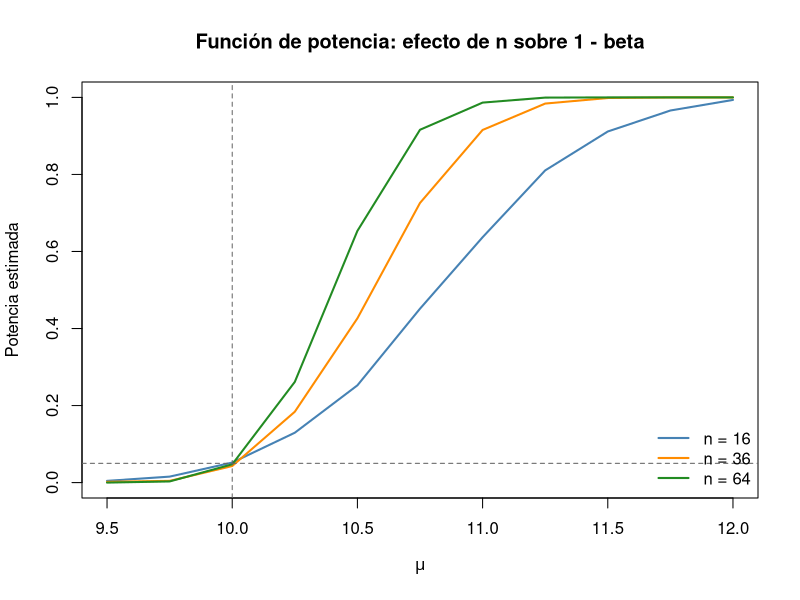
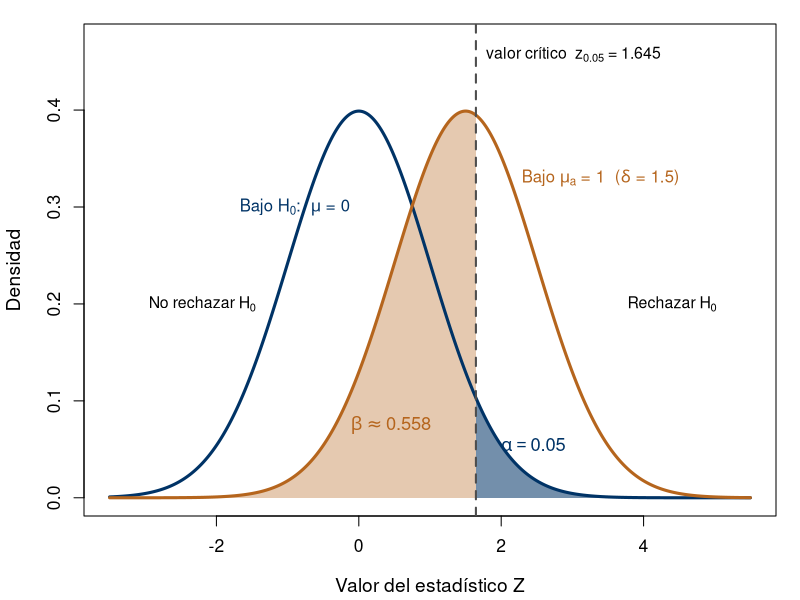
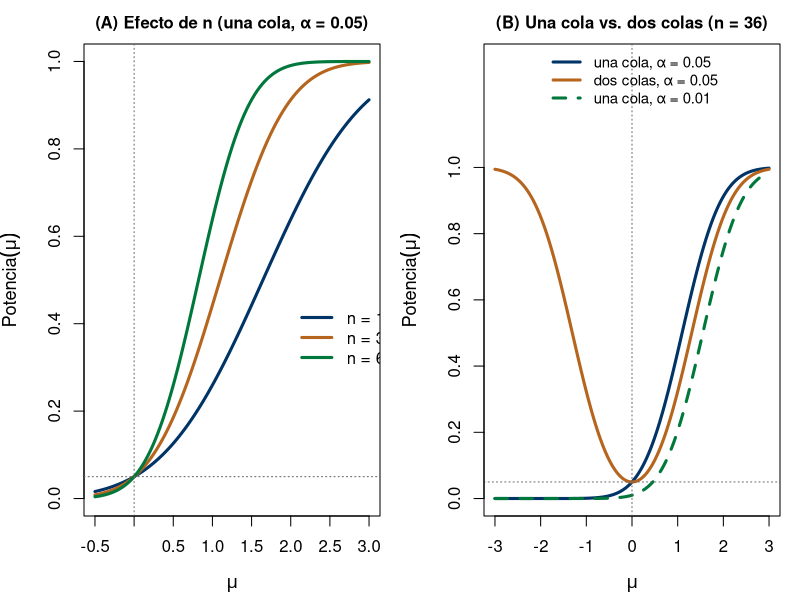
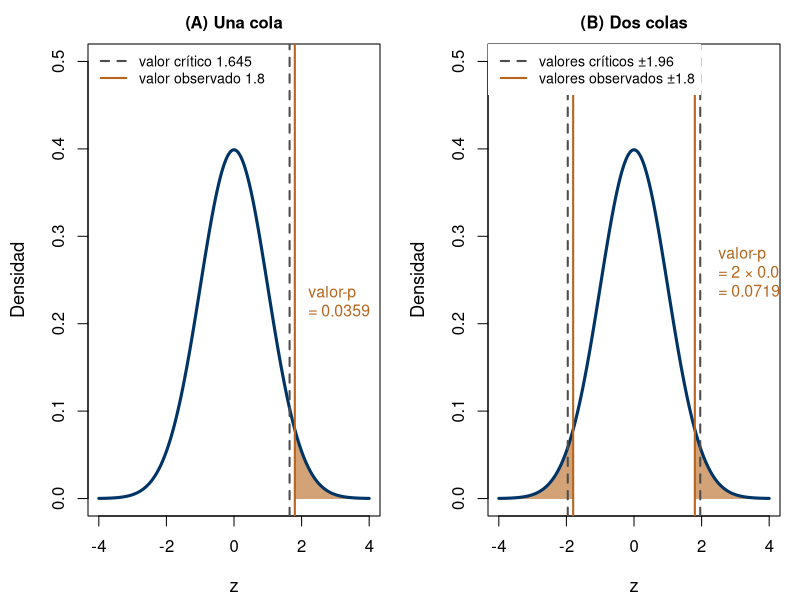
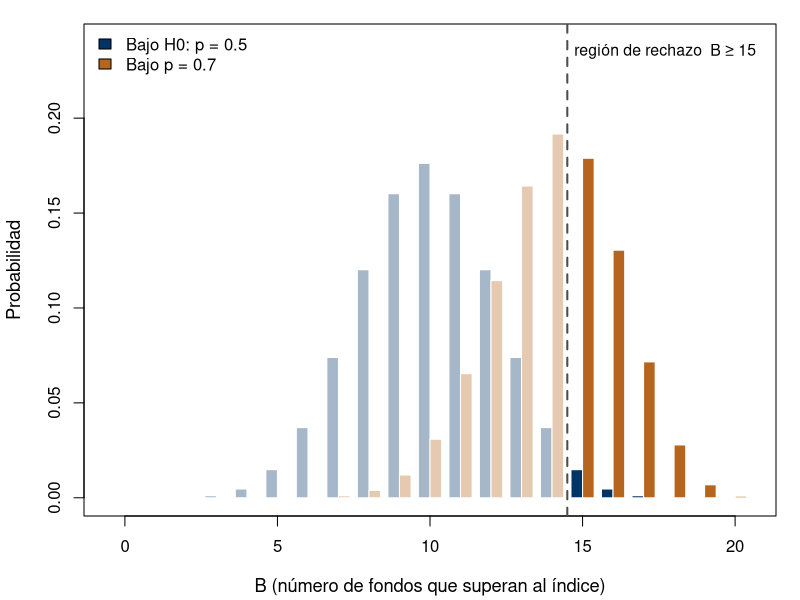

Write the R code that produced these figures, in order.
# ==============================================================
# Capítulo 6 - Pruebas de Hipótesis Paramétricas
# Inferencia Estadística, EST-11102, ITAM
# ==============================================================

# --------------------------------------------------------------
# 1. Prueba para la media: muestra grande (Z) y población normal
#    con varianza desconocida (t), verificada contra t.test()
#    (Secciones 6.8.1 y 6.10.2)
# --------------------------------------------------------------

# --- Muestra grande: rendimiento medio de un fondo (Ejemplo 6.x) ---
n_fondo    <- 64
xbar_fondo <- 0.011
s_fondo    <- 0.040
mu0        <- 0

z_obs <- sqrt(n_fondo) * (xbar_fondo - mu0) / s_fondo
valor_p_dos_colas <- 2 * (1 - pnorm(abs(z_obs)))
cat("Prueba Z para la media (muestra grande):\n")
cat("  z_obs =", round(z_obs, 3), "  valor-p =", round(valor_p_dos_colas, 4), "\n\n")

# --- Población normal, varianza desconocida: rendimiento de una acción ---
# Construimos una muestra simulada cuya media y desviación estándar
# muestrales coinciden EXACTAMENTE con las del Ejemplo 6.10.2 del libro
# (xbar = 1.8%, s = 3.2%), reescalando un vector normal estándar, para
# poder verificar el cálculo "a mano" contra t.test() con esos mismos
# números.
set.seed(301)
n_accion <- 16
xbar_objetivo <- 0.018
s_objetivo    <- 0.032
z_aux <- rnorm(n_accion)
rend  <- (z_aux - mean(z_aux)) / sd(z_aux) * s_objetivo + xbar_objetivo

mu0_accion <- 0.01
xbar <- mean(rend)
s    <- sd(rend)
t_obs <- sqrt(n_accion) * (xbar - mu0_accion) / s
valor_p_t <- 1 - pt(t_obs, df = n_accion - 1)   # H1: mu > mu0, una cola derecha

cat("Prueba t para la media (poblacion normal, sigma desconocida):\n")
cat("  t_obs =", round(t_obs, 3), "  valor-p =", round(valor_p_t, 4), "\n")

# Verificación con t.test(): la hipótesis alternativa "greater"
# corresponde a H1: mu > mu0
print(t.test(rend, mu = mu0_accion, alternative = "greater"))


# --------------------------------------------------------------
# 2. Prueba binomial exacta para una proporción con muestra
#    pequeña, verificada contra binom.test()
#    (Sección 6.9)
# --------------------------------------------------------------

n_campana <- 10
x_campana <- 8
p0_campana <- 0.5

# Cálculo "a mano" del valor-p, H1: p > p0
valor_p_binom <- sum(dbinom(x_campana:n_campana, size = n_campana, prob = p0_campana))
cat("\nPrueba binomial exacta (a mano):\n")
cat("  valor-p =", round(valor_p_binom, 4), "\n")

# Verificación con binom.test()
print(binom.test(x_campana, n_campana, p = p0_campana, alternative = "greater"))


# --------------------------------------------------------------
# 3. Prueba chi-cuadrada para la varianza de una población normal
#    (Sección 6.10.3)
# --------------------------------------------------------------

n_fx      <- 25
s2_fx     <- 0.000441
sigma20   <- 0.000225   # volatilidad diaria historica al cuadrado

chi2_obs <- (n_fx - 1) * s2_fx / sigma20
valor_p_chi2 <- 1 - pchisq(chi2_obs, df = n_fx - 1)   # H1: sigma^2 > sigma0^2

cat("\nPrueba chi-cuadrada para la varianza:\n")
cat("  chi2_obs =", round(chi2_obs, 3),
    "  valor crítico (0.05) =", round(qchisq(0.95, df = n_fx - 1), 3),
    "  valor-p =", round(valor_p_chi2, 5), "\n")


# --------------------------------------------------------------
# 4. Diferencia de medias (varianzas iguales) y diferencia de
#    varianzas para dos poblaciones normales, verificadas contra
#    t.test(var.equal = TRUE) y var.test()
#    (Sección 6.12)
# --------------------------------------------------------------
set.seed(302)

# Igual que en el bloque anterior, reescalamos para que las medias y
# desviaciones estándar muestrales coincidan exactamente con las del
# Ejemplo 6.12.1 (clientes con/sin tarjeta de lealtad), y así verificar
# los cálculos "a mano" del libro contra t.test() y var.test().
reescalar <- function(n, media_obj, sd_obj) {
  z <- rnorm(n)
  (z - mean(z)) / sd(z) * sd_obj + media_obj
}

n1 <- 20; n2 <- 25
grupo1 <- reescalar(n1, 45.2, 8.1)   # clientes con tarjeta de lealtad
grupo2 <- reescalar(n2, 39.6, 7.4)   # clientes sin tarjeta

# --- Prueba F para diferencia de varianzas (Sección 6.12.2) ---
s1 <- sd(grupo1); s2 <- sd(grupo2)
F_obs <- s1^2 / s2^2
cat("\nPrueba F para diferencia de varianzas:\n")
cat("  F_obs =", round(F_obs, 3), "\n")
print(var.test(grupo1, grupo2))

# --- Prueba t para diferencia de medias, varianzas iguales (pooled) ---
sp2 <- ((n1 - 1) * s1^2 + (n2 - 1) * s2^2) / (n1 + n2 - 2)
sp  <- sqrt(sp2)
t_obs_dif <- (mean(grupo1) - mean(grupo2)) / (sp * sqrt(1 / n1 + 1 / n2))
gl <- n1 + n2 - 2

cat("\nPrueba t para diferencia de medias (varianzas iguales, pooled):\n")
cat("  s_p =", round(sp, 3), "  t_obs =", round(t_obs_dif, 3),
    "  valor crítico (0.05, dos colas) =", round(qt(0.975, df = gl), 3), "\n")

# Verificación con t.test(var.equal = TRUE)
print(t.test(grupo1, grupo2, var.equal = TRUE))


# --------------------------------------------------------------
# 5. Verificación numérica de la dualidad IC <-> pruebas de dos
#    colas (Teorema 6.13.1), usando el fondo del bloque 1
# --------------------------------------------------------------

alpha <- 0.05
z_c   <- qnorm(1 - alpha / 2)
margen <- z_c * s_fondo / sqrt(n_fondo)
ic_media <- c(xbar_fondo - margen, xbar_fondo + margen)

rechaza_prueba <- abs(z_obs) > z_c
rechaza_por_ic <- !(ic_media[1] <= mu0 && mu0 <= ic_media[2])

cat("\nDualidad IC <-> prueba de dos colas:\n")
cat("  IC 95% para mu: (", round(ic_media[1], 4), ",", round(ic_media[2], 4), ")\n")
cat("  Se rechaza H0 via la prueba Z?      ", rechaza_prueba, "\n")
cat("  mu0 = 0 cae fuera del IC 95%?       ", rechaza_por_ic, "\n")
cat("  Coinciden ambas conclusiones?       ", rechaza_prueba == rechaza_por_ic, "\n\n")


# --------------------------------------------------------------
# 6. Simulación Monte Carlo de la función de potencia
#    (Definición 6.4.3): P(rechazar H0 | theta verdadero),
#    para H0: mu = 10 vs. H1: mu > 10, sigma = 2 conocida,
#    en función de n y del verdadero mu.
# --------------------------------------------------------------
set.seed(303)

mu0_pot    <- 10
sigma_pot  <- 2
alpha_pot  <- 0.05
z_alpha    <- qnorm(1 - alpha_pot)
B_sim      <- 2000

potencia_mc <- function(n, mu_verdadero) {
  rechazos <- replicate(B_sim, {
    x <- rnorm(n, mean = mu_verdadero, sd = sigma_pot)
    z <- sqrt(n) * (mean(x) - mu0_pot) / sigma_pot
    z > z_alpha
  })
  mean(rechazos)
}

mus <- seq(9.5, 12, by = 0.25)
tamanos_n <- c(16, 36, 64)

potencia_mat <- sapply(tamanos_n, function(n) sapply(mus, potencia_mc, n = n))
colnames(potencia_mat) <- paste0("n=", tamanos_n)

cat("Potencia estimada por Monte Carlo (filas = mu verdadero, columnas = n):\n")
print(round(cbind(mu = mus, potencia_mat), 3))

matplot(mus, potencia_mat, type = "l", lwd = 2, lty = 1,
        col = c("steelblue", "darkorange", "forestgreen"),
        xlab = expression(mu), ylab = "Potencia estimada",
        main = "Función de potencia: efecto de n sobre 1 - beta")
abline(h = alpha_pot, lty = 2, col = "gray40")
abline(v = mu0_pot, lty = 2, col = "gray40")
legend("bottomright", legend = paste0("n = ", tamanos_n),
       col = c("steelblue", "darkorange", "forestgreen"), lwd = 2, bty = "n")

# ==============================================================
# BLOQUES DE LAS SECCIONES 6.1 A 6.4 (conceptos, errores, estadístico
# de prueba, región de rechazo, potencia y valor-p)
# Los bloques 7 a 9 generan las figuras y verifican las cifras del
# texto. Ejecutar con el directorio de trabajo en Figuras/ para que
# los .png caigan ahí.
# ==============================================================

try(Sys.setlocale("LC_CTYPE", "C.UTF-8"), silent = TRUE)
AZUL_ITAM  <- "#003366"
NARANJA    <- "#B5651D"
VERDE_ITAM <- "#00783C"
CORAL      <- "#C0432A"

# --------------------------------------------------------------
# 7. Figuras de la Sección 6.4
# --------------------------------------------------------------

# --- 7a. Errores tipo I y II de la prueba Z de una cola
#     (Figura 6.2; Ejemplo 6.4.2: n = 36, sigma = 4, alpha = 0.05, mu_a = 1)
alpha7 <- 0.05
delta7 <- sqrt(36) * 1 / 4                 # delta = 1.5
crit7  <- qnorm(1 - alpha7)                # 1.645
beta7  <- pnorm(crit7 - delta7)            # 0.5576

png("cap6_rechazo_errores.png", width = 2200, height = 1400, res = 220)
par(mar = c(4.2, 4.2, 1.2, 1.2))
x <- seq(-3.5, 5.5, length.out = 800)
plot(x, dnorm(x), type = "n", ylim = c(0, 0.47), xlim = c(-3.5, 5.5),
     xlab = "Valor del estadístico Z", ylab = "Densidad",
     cex.lab = 1.15, cex.axis = 1.05)
# beta: area bajo la alternativa a la izquierda del valor critico
xb <- seq(-3.5, crit7, length.out = 300)
polygon(c(xb, rev(xb)), c(dnorm(xb, delta7), rep(0, length(xb))),
        col = adjustcolor(NARANJA, 0.35), border = NA)
# alpha: area bajo H0 a la derecha del valor critico
xa <- seq(crit7, 5.5, length.out = 300)
polygon(c(xa, rev(xa)), c(dnorm(xa), rep(0, length(xa))),
        col = adjustcolor(AZUL_ITAM, 0.55), border = NA)
lines(x, dnorm(x), col = AZUL_ITAM, lwd = 3)
lines(x, dnorm(x, delta7), col = NARANJA, lwd = 3)
abline(v = crit7, lty = 2, lwd = 2, col = "gray30")
text(crit7, 0.455, expression(paste("valor crítico  ", z[0.05], " = 1.645")),
     pos = 4, cex = 0.95)
text(-0.9, 0.30, expression(paste("Bajo ", H[0], ":  ", mu, " = 0")),
     col = AZUL_ITAM, cex = 1.0)
text(3.4, 0.33, expression(paste("Bajo ", mu[a], " = 1  (", delta, " = 1.5)")),
     col = NARANJA, cex = 1.0)
text(2.45, 0.055, expression(alpha == 0.05), col = AZUL_ITAM, cex = 1.1)
text(0.45, 0.075, expression(beta %~~% 0.558), col = NARANJA, cex = 1.1)
text(-2.2, 0.2, expression(paste("No rechazar ", H[0])), cex = 0.95)
text(4.4, 0.2, expression(paste("Rechazar ", H[0])), cex = 0.95)
dev.off()

# --- 7b. Funcion de potencia de la prueba Z (Figura 6.3)
pot_una_cola <- function(mu, n, alpha, sigma = 4, mu0 = 0)
  1 - pnorm(qnorm(1 - alpha) - sqrt(n) * (mu - mu0) / sigma)
pot_dos_colas <- function(mu, n, alpha, sigma = 4, mu0 = 0) {
  d <- sqrt(n) * (mu - mu0) / sigma
  1 - pnorm(qnorm(1 - alpha / 2) - d) + pnorm(-qnorm(1 - alpha / 2) - d)
}

png("cap6_potencia.png", width = 2400, height = 1200, res = 220)
par(mfrow = c(1, 2), mar = c(4.2, 4.2, 2.2, 1.0))
mu_a <- seq(-0.5, 3, length.out = 300)
plot(mu_a, pot_una_cola(mu_a, 16, 0.05), type = "l", lwd = 3, col = AZUL_ITAM,
     ylim = c(0, 1), xlab = expression(mu), ylab = expression(Potencia(mu)),
     main = "(A) Efecto de n (una cola, α = 0.05)", cex.main = 1.0,
     cex.lab = 1.1)
lines(mu_a, pot_una_cola(mu_a, 36, 0.05), lwd = 3, col = NARANJA)
lines(mu_a, pot_una_cola(mu_a, 64, 0.05), lwd = 3, col = VERDE_ITAM)
abline(h = 0.05, lty = 3, col = "gray40"); abline(v = 0, lty = 3, col = "gray40")
legend(x = 1.95, y = 0.46, legend = c("n = 16", "n = 36", "n = 64"),
       col = c(AZUL_ITAM, NARANJA, VERDE_ITAM), lwd = 3, bty = "n")
mu_b <- seq(-3, 3, length.out = 400)
plot(mu_b, pot_una_cola(mu_b, 36, 0.05), type = "l", lwd = 3, col = AZUL_ITAM,
     ylim = c(0, 1.32), yaxt = "n", xlab = expression(mu), ylab = expression(Potencia(mu)),
     main = "(B) Una cola vs. dos colas (n = 36)", cex.main = 1.0,
     cex.lab = 1.1)
lines(mu_b, pot_dos_colas(mu_b, 36, 0.05), lwd = 3, col = NARANJA)
lines(mu_b, pot_una_cola(mu_b, 36, 0.01), lwd = 3, col = VERDE_ITAM, lty = 2)
abline(h = 0.05, lty = 3, col = "gray40"); abline(v = 0, lty = 3, col = "gray40")
axis(2, at = seq(0, 1, 0.2))
legend("top", legend = c("una cola, α = 0.05", "dos colas, α = 0.05", "una cola, α = 0.01"),
       col = c(AZUL_ITAM, NARANJA, VERDE_ITAM), lwd = 3, lty = c(1, 1, 2), bty = "n",
       cex = 0.9)
dev.off()

# --- 7c. Valor-p de una y de dos colas (Figura 6.4; Ejemplo 6.4.4; z_obs = 1.8)
zobs <- 1.8
png("cap6_valor_p.png", width = 2400, height = 1100, res = 220)
par(mfrow = c(1, 2), mar = c(4.2, 4.4, 2.2, 1.0))
x <- seq(-4, 4, length.out = 600)
# (A) una cola
plot(x, dnorm(x), type = "n", ylim = c(0, 0.5), xlab = "z", ylab = "Densidad",
     main = "(A) Una cola", cex.main = 1.0, cex.lab = 1.1)
xa <- seq(zobs, 4, length.out = 200)
polygon(c(xa, rev(xa)), c(dnorm(xa), rep(0, length(xa))),
        col = adjustcolor(NARANJA, 0.6), border = NA)
lines(x, dnorm(x), col = AZUL_ITAM, lwd = 3)
abline(v = qnorm(0.95), lty = 2, lwd = 2, col = "gray30")
abline(v = zobs, lwd = 2, col = NARANJA)
text(zobs + 0.1, 0.22, "valor-p\n= 0.0359", col = NARANJA, pos = 4, cex = 0.95)
legend("topleft", legend = c("valor crítico 1.645", "valor observado 1.8"),
       col = c("gray30", NARANJA), lty = c(2, 1), lwd = 2, bty = "n", cex = 0.85)
# (B) dos colas
plot(x, dnorm(x), type = "n", ylim = c(0, 0.5), xlab = "z", ylab = "Densidad",
     main = "(B) Dos colas", cex.main = 1.0, cex.lab = 1.1)
xr <- seq(zobs, 4, length.out = 200); xl <- seq(-4, -zobs, length.out = 200)
polygon(c(xr, rev(xr)), c(dnorm(xr), rep(0, length(xr))),
        col = adjustcolor(NARANJA, 0.6), border = NA)
polygon(c(xl, rev(xl)), c(dnorm(xl), rep(0, length(xl))),
        col = adjustcolor(NARANJA, 0.6), border = NA)
lines(x, dnorm(x), col = AZUL_ITAM, lwd = 3)
abline(v = c(-1, 1) * qnorm(0.975), lty = 2, lwd = 2, col = "gray30")
abline(v = c(-1, 1) * zobs, lwd = 2, col = NARANJA)
text(2.2, 0.25, "valor-p\n= 2 × 0.0359\n= 0.0719", col = NARANJA, pos = 4, cex = 0.95)
legend("topleft", legend = c("valores críticos ±1.96", "valores observados ±1.8"),
       col = c("gray30", NARANJA), lty = c(2, 1), lwd = 2, bty = "o", bg = "white",
       box.lty = 0, cex = 0.85)
dev.off()

# --- 7d. Region de rechazo con estadistico discreto (Figura 6.1)
#     Ejemplo 6.4.1: B ~ Bin(20, p), region {B >= 15}
png("cap6_binomial_rechazo.png", width = 2200, height = 1300, res = 220)
par(mar = c(4.2, 4.2, 1.2, 1.2))
k <- 0:20
w <- 0.38
plot(NA, xlim = c(-0.5, 20.5), ylim = c(0, 0.24), xlab = "B (número de fondos que superan al índice)",
     ylab = "Probabilidad", cex.lab = 1.1)
rect(k - w, 0, k, dbinom(k, 20, 0.5), col = ifelse(k >= 15, AZUL_ITAM, adjustcolor(AZUL_ITAM, 0.35)),
     border = "white")
rect(k, 0, k + w, dbinom(k, 20, 0.7), col = ifelse(k >= 15, NARANJA, adjustcolor(NARANJA, 0.35)),
     border = "white")
abline(v = 14.5, lty = 2, lwd = 2, col = "gray30")
text(14.4, 0.235, "región de rechazo  B ≥ 15", pos = 4, cex = 0.95)
legend("topleft", legend = c("Bajo H0: p = 0.5", "Bajo p = 0.7"),
       fill = c(AZUL_ITAM, NARANJA), bty = "n")
dev.off()

# --------------------------------------------------------------
# 8. Verificación numérica de las cifras de las Secciones 6.1 a 6.4
# --------------------------------------------------------------
cat("\n--- Cartera (Ejemplos 6.1.1 y 6.2.1): sd de X bajo p = 0.05, n = 400\n")
print(sqrt(400 * 0.05 * 0.95))

cat("\n--- Prueba de signos, n = 20 (Ejemplo 6.4.1, Cuadro 6.4)\n")
tab_bin <- data.frame(
  k        = 13:16,
  tamano   = round(1 - pbinom(12:15, 20, 0.5), 4),
  beta_07  = round(pbinom(12:15, 20, 0.7), 4))
tab_bin$potencia_07 <- round(1 - tab_bin$beta_07, 4)
print(tab_bin)
cat("valor-p (una cola) B = 15:", round(1 - pbinom(14, 20, 0.5), 4),
    " B = 14:", round(1 - pbinom(13, 20, 0.5), 4), "\n")
cat("binom.test (B = 15, una cola):",
    round(binom.test(15, 20, 0.5, alternative = "greater")$p.value, 4), "\n")

cat("\n--- Potencia y tamano de muestra (Ejemplos 6.4.2 y 6.4.3)\n")
cat("beta(1):", round(1 - pot_una_cola(1, 36, 0.05), 4),
    " potencia una cola:", round(pot_una_cola(1, 36, 0.05), 4),
    " potencia dos colas:", round(pot_dos_colas(1, 36, 0.05), 4), "\n")
n_una  <- (qnorm(0.95) + qnorm(0.90))^2 * 16 / 1
n_dos  <- (qnorm(0.975) + qnorm(0.90))^2 * 16 / 1
cat("n una cola:", round(n_una, 2), "-> ", ceiling(n_una),
    "  n dos colas (aprox.):", round(n_dos, 2), "-> ", ceiling(n_dos), "\n")
# n exacto en dos colas: menor n con potencia >= 0.90
n_dos_exacto <- which(pot_dos_colas(1, 1:400, 0.05) >= 0.90)[1]
cat("n dos colas (exacto):", n_dos_exacto, "\n")

cat("\n--- Valor-p (Ejemplos 6.3.1 y 6.4.4)\n")
cat("una cola:", round(1 - pnorm(1.8), 4), " dos colas:", round(2 * (1 - pnorm(1.8)), 4), "\n")

cat("\n--- Significancia estadistica vs. relevancia (Ejemplo 6.4.6)\n")
z_a <- sqrt(1e6) * 15 / 6000
z_b <- 4 * 2500 / 6000
cat("(a) z =", z_a, " valor-p dos colas =", round(2 * (1 - pnorm(z_a)), 4),
    " IC95 =", 15 + c(-1, 1) * 1.96 * 6000 / sqrt(1e6), "\n")
cat("(b) z =", round(z_b, 3), " valor-p dos colas =", round(2 * (1 - pnorm(z_b)), 4), "\n")

# --------------------------------------------------------------
# 9. Distribucion del valor-p bajo H0 (Proposicion 6.4.4)
# --------------------------------------------------------------
set.seed(306)
B_p <- 100000
# (a) estadistico continuo: prueba Z de una cola, n = 25, H0 cierta
p_cont <- replicate(B_p, {
  x <- rnorm(25)
  1 - pnorm(sqrt(25) * mean(x))
})
cat("\nContinuo: P(p <= 0.05) =", mean(p_cont <= 0.05),
    "  P(p <= 0.50) =", mean(p_cont <= 0.50), "\n")
# (b) estadistico discreto: B ~ Bin(10, 1/2), H1: p > 1/2
b_sim <- rbinom(B_p, 10, 0.5)
p_disc <- 1 - pbinom(b_sim - 1, 10, 0.5)
cat("Discreto: P(p <= 0.05) =", mean(p_disc <= 0.05),
    " (exacto:", round(1 - pbinom(8, 10, 0.5), 4), ")\n")

# --------------------------------------------------------------
# 10. Verificacion numerica de los ejercicios 6.4.3 a 6.4.9
#     (sin soluciones: son cifras de control para el profesor)
# --------------------------------------------------------------
cat("\n--- Ej. 6.4.3: beta y n (sigma = 5, mu0 = 50, mu_a = 52)\n")
cat("potencia n = 25:", round(pot_una_cola(52, 25, 0.05, sigma = 5, mu0 = 50), 4),
    " n minimo (90%):", ceiling((qnorm(0.95) + qnorm(0.90))^2 * 25 / 4), "\n")
cat("\n--- Ej. 6.4.4: dos colas, n = 25\n")
cat("potencia en 52:", round(pot_dos_colas(52, 25, 0.05, sigma = 5, mu0 = 50), 4),
    " en 48:", round(pot_dos_colas(48, 25, 0.05, sigma = 5, mu0 = 50), 4), "\n")
cat("\n--- Ej. 6.4.5: Bin(10, p), RR = {X >= c}\n")
print(data.frame(c = 7:9, tamano = round(1 - pbinom(6:8, 10, 0.5), 4),
                 pot_p08 = round(1 - pbinom(6:8, 10, 0.8), 4),
                 pot_p06 = round(1 - pbinom(6:8, 10, 0.6), 4)))
cat("\n--- Ej. 6.4.6: z_obs = -2.1\n")
cat("una cola:", round(pnorm(-2.1), 4), " dos colas:", round(2 * pnorm(-2.1), 4), "\n")
cat("\n--- Ej. 6.4.7: 12 aciertos de 15\n")
cat("una cola:", round(1 - pbinom(11, 15, 0.5), 4),
    " dos colas (doble):", round(2 * (1 - pbinom(11, 15, 0.5)), 4),
    " tamano de {X >= 12} (rechaza si p <= 0.05):",
    round(1 - pbinom(11, 15, 0.5), 4),
    " (con X = 11 el valor-p seria", round(1 - pbinom(10, 15, 0.5), 4), ")\n")
cat("\n--- Ej. 6.4.8: chi2, n = 21, s2 = 6.5, sigma0^2 = 4\n")
est8 <- 20 * 6.5 / 4
cat("estadistico:", est8, " valor critico:", round(qchisq(0.95, 20), 3),
    " valor-p:", round(1 - pchisq(est8, 20), 4),
    " potencia en sigma^2 = 8:", round(1 - pchisq(qchisq(0.95, 20) * 4 / 8, 20), 4), "\n")
cat("\n--- Ej. 6.4.9: n = 250000, sigma = 10, xbar = 0.05\n")
z9 <- sqrt(250000) * 0.05 / 10
cat("z =", z9, " valor-p =", round(2 * (1 - pnorm(z9)), 4),
    " IC95 =", 0.05 + c(-1, 1) * 1.96 * 10 / sqrt(250000), "\n")
